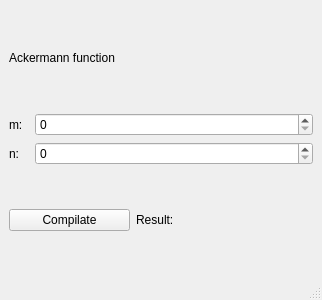
<?xml version="1.0" encoding="UTF-8"?>
<ui version="4.0">
 <class>MainWindow</class>
 <widget class="QMainWindow" name="MainWindow">
  <property name="geometry">
   <rect>
    <x>0</x>
    <y>0</y>
    <width>322</width>
    <height>300</height>
   </rect>
  </property>
  <property name="windowTitle">
   <string>MainWindow</string>
  </property>
  <widget class="QWidget" name="centralwidget">
   <layout class="QVBoxLayout" name="verticalLayout">
    <item>
     <widget class="QLabel" name="label">
      <property name="text">
       <string>Ackermann function</string>
      </property>
     </widget>
    </item>
    <item>
     <layout class="QHBoxLayout" name="horizontalLayout_2">
      <item>
       <widget class="QLabel" name="label_5">
        <property name="maximumSize">
         <size>
          <width>20</width>
          <height>16777215</height>
         </size>
        </property>
        <property name="text">
         <string>m:</string>
        </property>
       </widget>
      </item>
      <item>
       <widget class="QSpinBox" name="spinBoxM">
        <property name="maximum">
         <number>3</number>
        </property>
       </widget>
      </item>
     </layout>
    </item>
    <item>
     <layout class="QHBoxLayout" name="horizontalLayout_3">
      <item>
       <widget class="QLabel" name="label_4">
        <property name="maximumSize">
         <size>
          <width>20</width>
          <height>16777215</height>
         </size>
        </property>
        <property name="text">
         <string>n:</string>
        </property>
       </widget>
      </item>
      <item>
       <widget class="QSpinBox" name="spinBoxN">
        <property name="maximum">
         <number>999999999</number>
        </property>
       </widget>
      </item>
     </layout>
    </item>
    <item>
     <layout class="QHBoxLayout" name="horizontalLayout">
      <item>
       <widget class="QPushButton" name="pushButtonResult">
        <property name="text">
         <string>Compilate</string>
        </property>
       </widget>
      </item>
      <item>
       <widget class="QLabel" name="label_3">
        <property name="maximumSize">
         <size>
          <width>50</width>
          <height>16777215</height>
         </size>
        </property>
        <property name="text">
         <string>Result:</string>
        </property>
       </widget>
      </item>
      <item>
       <widget class="QLabel" name="outPutResult">
        <property name="text">
         <string/>
        </property>
       </widget>
      </item>
     </layout>
    </item>
   </layout>
  </widget>
  <widget class="QMenuBar" name="menubar">
   <property name="geometry">
    <rect>
     <x>0</x>
     <y>0</y>
     <width>322</width>
     <height>22</height>
    </rect>
   </property>
  </widget>
  <widget class="QStatusBar" name="statusbar"/>
 </widget>
 <resources/>
 <connections/>
</ui>
